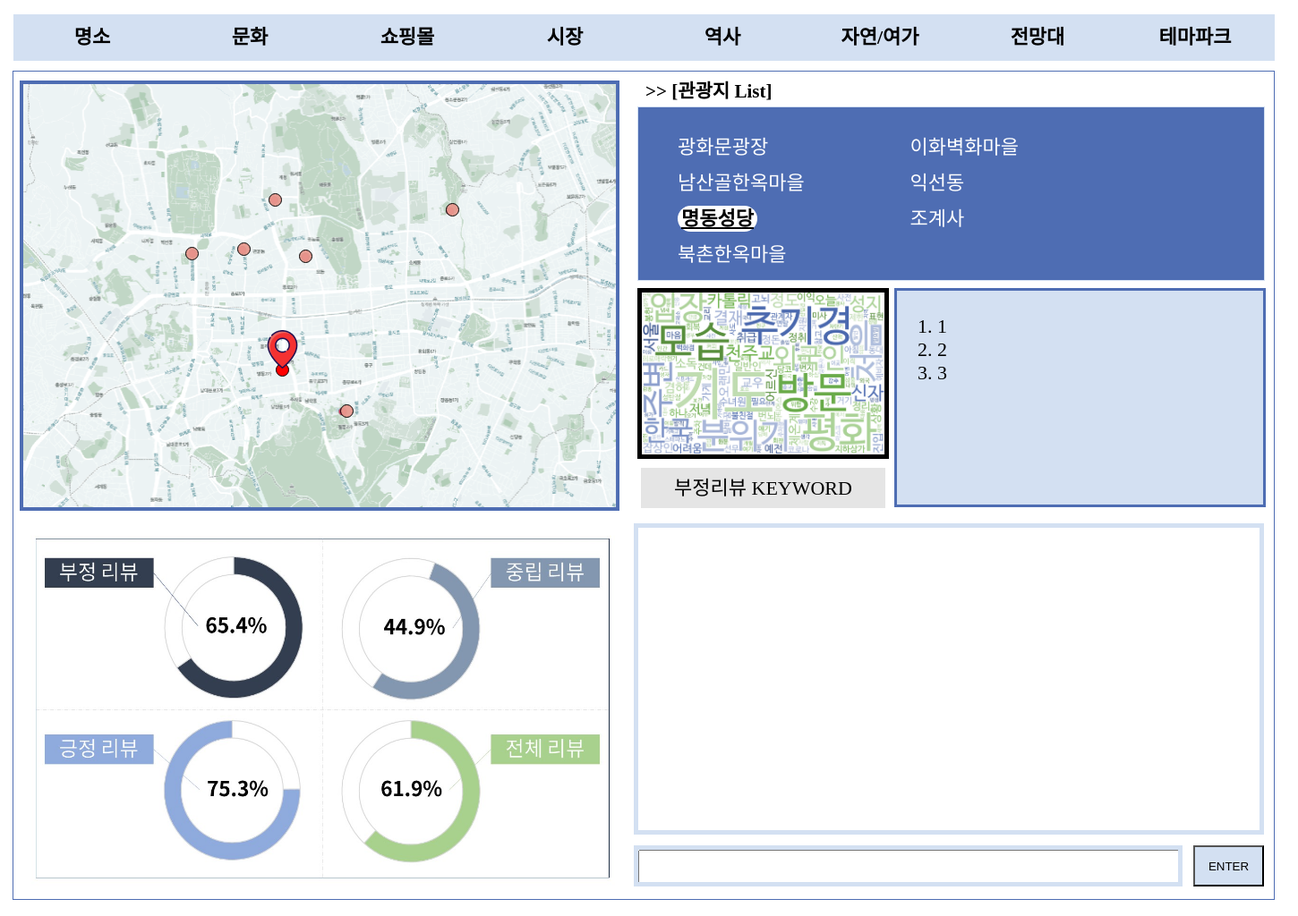
Page /place/18/ on the committed database.
### theme/models.py (models this page shows, shortened)
class Place(models.Model):
    place_name = models.CharField('place_name',max_length=250)
    map_img = models.ForeignKey(Theme, on_delete=models.CASCADE)
    point = models.CharField('point',max_length=250)
    graph_img = models.ImageField(blank=False, null=False, upload_to = 'images')
    wordcloud_img = models.ImageField(blank=False, null=False, upload_to = 'images')
    solutions = models.CharField('solutions',max_length=250)
    def get_absolute_url(self):
        return reverse('theme:place_detail', kwargs={'pk':self.id})
    def points(self):
        return self.point.split(',')
    def solution_list(self):
        return self.solutions.split(',')

class Theme(models.Model):
    theme_name = models.CharField('theme_name',max_length=250)
    map_img = models.ImageField(blank=False, upload_to='images',null=False)
    graph_img = models.ImageField(blank=False, null=False, upload_to='images')
    good = models.CharField('good_top3',max_length=250)
    bad = models.CharField('bad_top3',max_length=250)

### theme/views.py (the view)
# urls.py: path('place/<int:pk>/', views.PlaceDV.as_view(), name='place_detail'),
class PlaceDV(DetailView):
    model = Place
    template_name = 'theme/place_detail.html'
    context_object_name = 'places'

### theme/templates/theme/place_detail.html (shortened to what this page needs)
{% extends 'base.html' %}
{% load static %}
                {% block contents %}
                    <div class="map_box">
                        <div class="map_img">
                            <img src ="{{ object.map_img.map_img.url }}"/>
                            {% for place in object.map_img.place_set.all %}
                            {% if place == object %}
                            <img src='{% static "img/pin.png" %}' style='position: absolute; top: {{ place.points.0|add:"-40" }}px; left:{{ place.points.1|add:"-17" }}px; width:49px; height:49px;'/>
                            {% else %}
                            <div onclick="location.href='{{ place.get_absolute_url }}';" class='point_circle_sub' style='position:absolute; top: {{place.points.0}}px; left:{{place.points.1}}px;', title='{{ place.place_name }}'></div>
                            {% endif %}
                            {% endfor %}
                        </div>
                    </div>
                    <div class="graph_box">
                        <div class="graph_area">
                            <img src="{{ object.graph_img.url }}" />
                        </div>
                    </div>
                    <div class="placelist_box">
                        <div class="placelist_title">
                            <p style='margin-top: 0%; font-weight: bold; font-size: 21px;'>
                                >> [관광지 List]
                            </p>
                        </div>
                        <div class="placelist_area" id='box_style_deep'>
                            <ul class = 'ul_style'>
                                {% for place in object.map_img.place_set.all %}
                                {% if place == object %}
                                <li><a class ='placelist_clicked' href='{{ place.get_absolute_url }}'> {{ place.place_name }} </a></li>
                                {% else %}
                                <li><a href='{{ place.get_absolute_url }}'> {{ place.place_name }} </a></li>
                                {% endif %}
                                {% endfor %}
                            </ul>
                        </div>
                    </div>
                    <div class="keyword_box">
                        <div class="wordcloud_area">
                            <img src="{{ object.wordcloud_img.url }}" style="border: 5px solid black;"/>
                            <div class='review_keyword'>
                                부정리뷰 KEYWORD
                            </div>
                        </div>
                        <div class="solution_area">
                            <ol>
                                {% for solution in object.solution_list %}
                                <li>{{ solution }}</li>
                                {% endfor %}
                            </ol>
                        </div>
                    </div>
                    {% endblock %}

### theme/static/css/main.css (style rules this page uses)
* { box-sizing: border-box; }
a, a:hover, a:focus, a:active { text-decoration: none; color: inherit; }
body { font-size: 22px; margin: 0 auto; }
.keyword_box { width: 721px; height: 264px; position: absolute; top: 237px; left: 690px; overflow: hidden; }
.placelist_box { width: 721px; height: 237px; position: absolute; top: 0px; left: 690px; overflow: hidden; }
.placelist_area { width: 701px; height: 195px; position: absolute; top: 39px; left: 7px; overflow-y: scroll; text-align: left; }
.ul_style { list-style-type: disc }
.placelist_clicked { background: white; color: black; text-decoration: underline; text-align: center; font-weight: bold; padding-left: 4px; padding-right: 4px; padding-top: 2px; padding-bottom: 2px; border-radius: 19px; }
ul.ul_style li { color: white; padding: 2px; margin: 2px; width: 250px; display: inline-block ; max-width: 721px; max-height: 237px; text-align: left; }
.placelist_title { width: 690px; height: 34px; position: absolute; top: 5px; left: 16px; overflow: hidden; text-align: left; text-size-adjust: 12px; }
.graph_box { width: 690px; height: 425px; position: absolute; top: 501px; left: 0px; overflow: hidden; }
.graph_area { width: 668px; height: 406px; position: absolute; top: 9px; left: 11px; overflow: hidden; }
div.graph_area img { width: 668px; height: 406px; }
.map_box { width: 690px; height: 501px; position: absolute; top: 0px; left: 0px; overflow: hidden; }
.map_img { width: 674px; height: 485px; position: absolute; top: 10px; left: 7px; overflow: hidden; }
div.map_img img { width: 670px; height: 481px; top:0px; left: 0px; }
.point_circle_sub { width: 15px; height: 15px; border-radius: 75px; background: rgba(231,152,141,0.94); border: 1px solid black; }
#box_style_deep { background: rgba(78,109,179,1); border: 1px solid rgba(211,224,242,1); }
.wordcloud_area { width: 281px; height: 264px; position: absolute; top: 5px; left: 7px; overflow: hidden; }
div.wordcloud_area img { width: 281px; height: 191px; position: absolute; top: 0px; left: 0px; }
.review_keyword { height: 45px; width: 273px; position: absolute; top: 201px; left: 4px; text-align: center; background: rgba(229,229,229,1); line-height: 45px; }
.solution_area { width: 415px; height: 245px; position: absolute; top: 5px; left: 294px; background: rgba(211,224,242,1); border: 3px solid rgba(78,109,179,1); text-align: left; padding: 5px; line-height: normal; }

### rows in the picture
Place: map_img.map_img (picture), graph_img (picture), place_name "명동성당", wordcloud_img (picture)
Place: place_name "광화문광장"
Place: place_name "이화벽화마을"
Place: place_name "남산골한옥마을"
Place: place_name "익선동"
Place: place_name "조계사"
Place: place_name "북촌한옥마을"

### other values in the picture
{{ solution }} "1" "2" "3"
